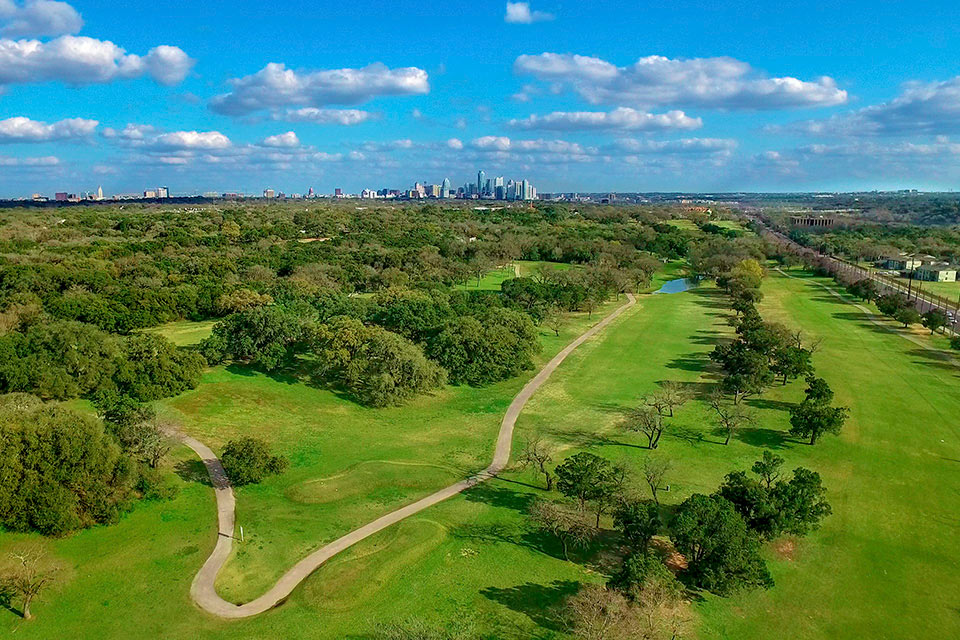
#> input picture images/event-firecracker-new.jpg, 960 x 640 px
$ python -i apply-offcourse-v1-format.py   (imports and definitions only)
#> lines starting #> are read from the running program, lines starting #| are printed output that depends on the picture
#!/usr/bin/env python3
"""apply-offcourse-v1-format.py — reformat Off Course (Vol. 1) to the house layout. 11 Oct 2026.
Lenny: "the format for this post needs to be fixed ... Keep all the products but just fix it".
Keeps every product, every word of copy and every link. Changes: a hero image (three of the post's own product
photos side by side), one consistent heading + kicker style for all six categories (Coffee alone had an H2;
the rest used small dividers), every product photo reframed to the same 4:5 size (several were wide banners
cropped to slivers), card-wide links turned into the standard card with a Shop button, a 3-wide grid that
centres its last row, and a link to Vol. 2. Idempotent: it rebuilds the body from the cards it finds.
"""
import html, os, re, sys
from PIL import Image, ImageFilter
ROOT = os.path.dirname(os.path.abspath(__file__))
F = os.path.join(ROOT, "drops/off-course-golf-brands-doing-non-golf-things.html")
KICK = {
 "Coffee": "Three roasters, one of them working out of a headcover studio. The obvious first step out of the pro shop.",
 "Non-Golf Kicks": "Sneakers from golf brands that are, in at least one case, explicitly not golf shoes.",
 "Food": "Hot sauce, jerky and energy balls, the snacks made to survive eighteen holes in a bag.",
 "Home + Fragrance": "A candle, incense and a cologne, for a house that smells like the nineteenth hole.",
 "Skin + Craft": "Sunscreen, a grooming line and a wool dopp kit.",
 "Wild Cards": "A children&rsquo;s book, a surf lab and dog treats. The furthest from golf on this list.",
}
CSS = ('<style id="tgi-oc1-format">.cat-kicker{font-family:var(--sans);font-size:15px;line-height:1.75;color:#3f443e;margin:0 0 36px;max-width:70ch;border-left:3px solid var(--rough);padding:4px 0 4px 18px}.products-grid[data-oc]{display:flex;flex-wrap:wrap;justify-content:center;gap:24px}'
       '.products-grid[data-oc]>.product-card{flex:0 0 calc((100% - 48px)/3);min-width:0}'
       '@media(max-width:820px){.products-grid[data-oc]>.product-card{flex-basis:calc((100% - 24px)/2)}}'
       '@media(max-width:480px){.products-grid[data-oc]>.product-card{flex-basis:100%}}</style>')

def frame(src):
    """800x1000 frame: the whole photo, centred over a blurred fill of itself, so wide banners are not cropped."""
    out = src.replace("/images/off-course/", "/images/off-course/f-")
    p_in, p_out = os.path.join(ROOT, src.lstrip("/")), os.path.join(ROOT, out.lstrip("/"))
    if src.startswith("/images/off-course/f-"):
        return src
    if not os.path.exists(p_out):
        im = Image.open(p_in).convert("RGB"); W, H = 800, 1000
        r = im.width / im.height
        if 0.7 <= r <= 0.9:
            s = max(W / im.width, H / im.height); i2 = im.resize((round(im.width * s), round(im.height * s)), Image.LANCZOS)
            x, y = (i2.width - W) // 2, (i2.height - H) // 2; c = i2.crop((x, y, x + W, y + H))
        else:
            s = max(W / im.width, H / im.height); bg = im.resize((round(im.width * s) + 1, round(im.height * s) + 1), Image.LANCZOS)
            x, y = (bg.width - W) // 2, (bg.height - H) // 2
            c = bg.crop((x, y, x + W, y + H)).filter(ImageFilter.GaussianBlur(28))
            s2 = min(W / im.width, H / im.height); fg = im.resize((round(im.width * s2), round(im.height * s2)), Image.LANCZOS)
            c.paste(fg, ((W - fg.width) // 2, (H - fg.height) // 2))
        c.save(p_out, quality=86)
    return out

# [62 lines left out: functions hero, main, not called in this run]

# [2 lines not run here, left out]

>>> import cv2
>>> picture = cv2.imread('images/event-firecracker-new.jpg', cv2.IMREAD_GRAYSCALE)
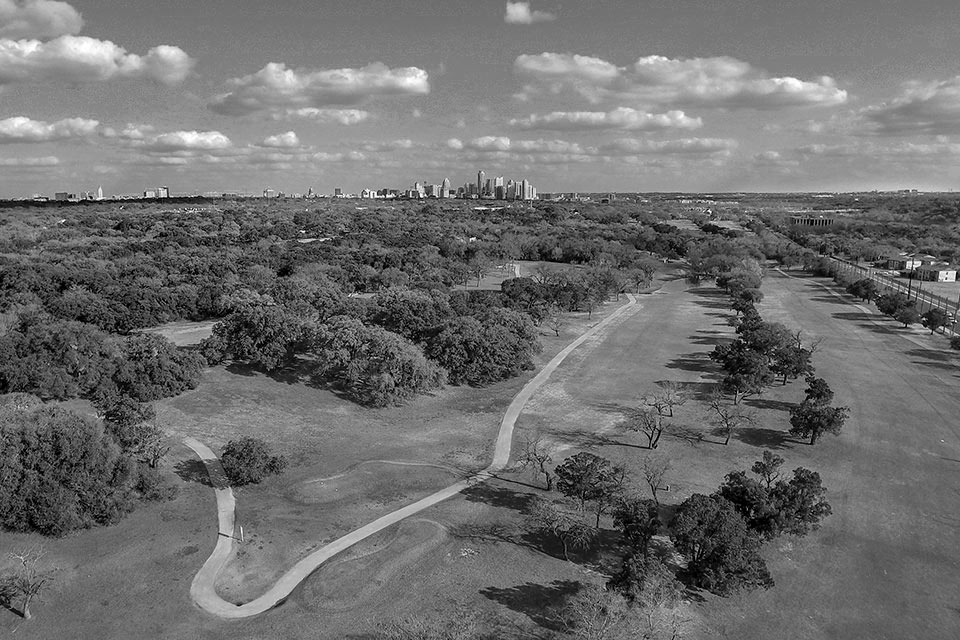
#> picture: shape (640, 960); min 0, max 255, mean 110.2
#> (the run stopped early here; a loop or call above may not have finished)
